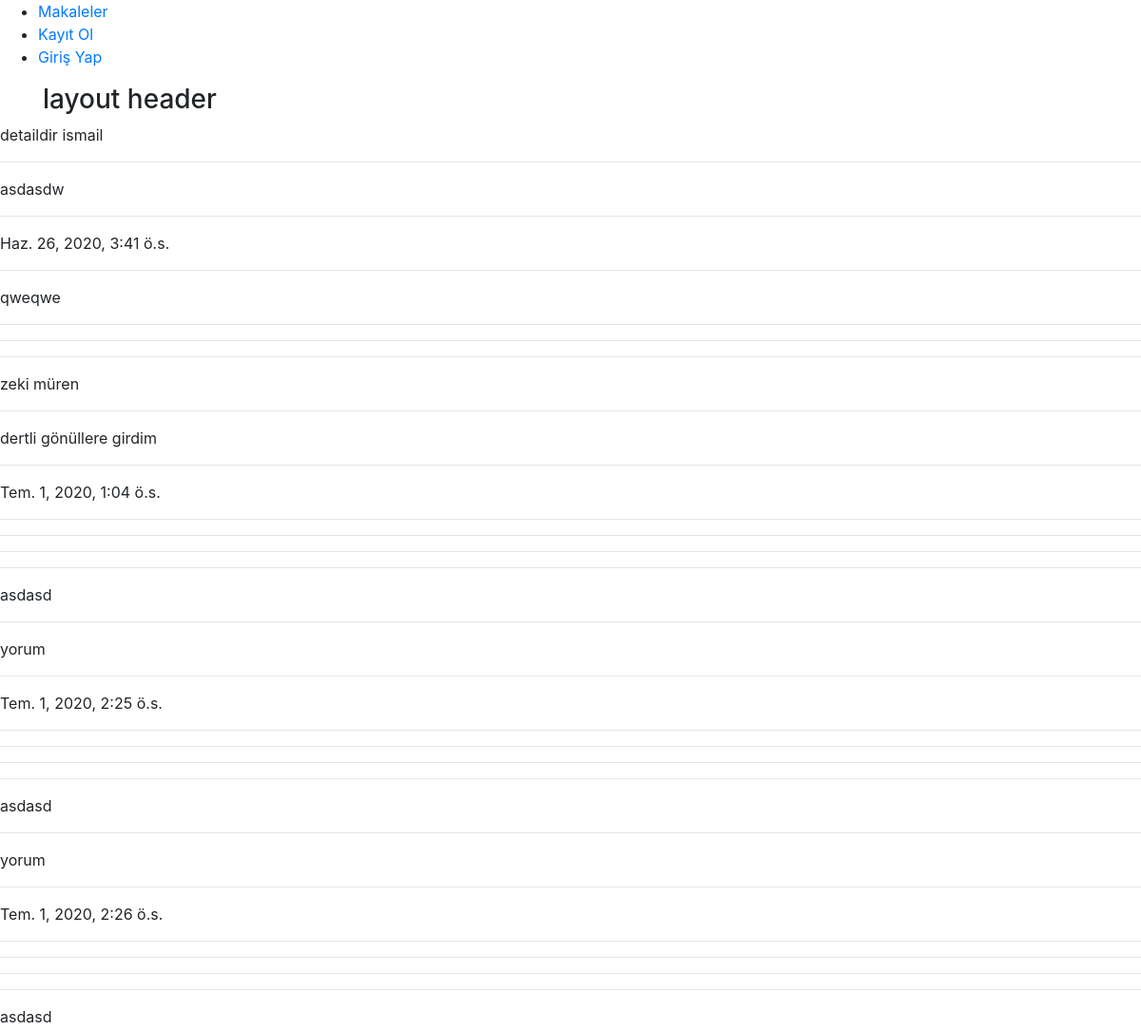
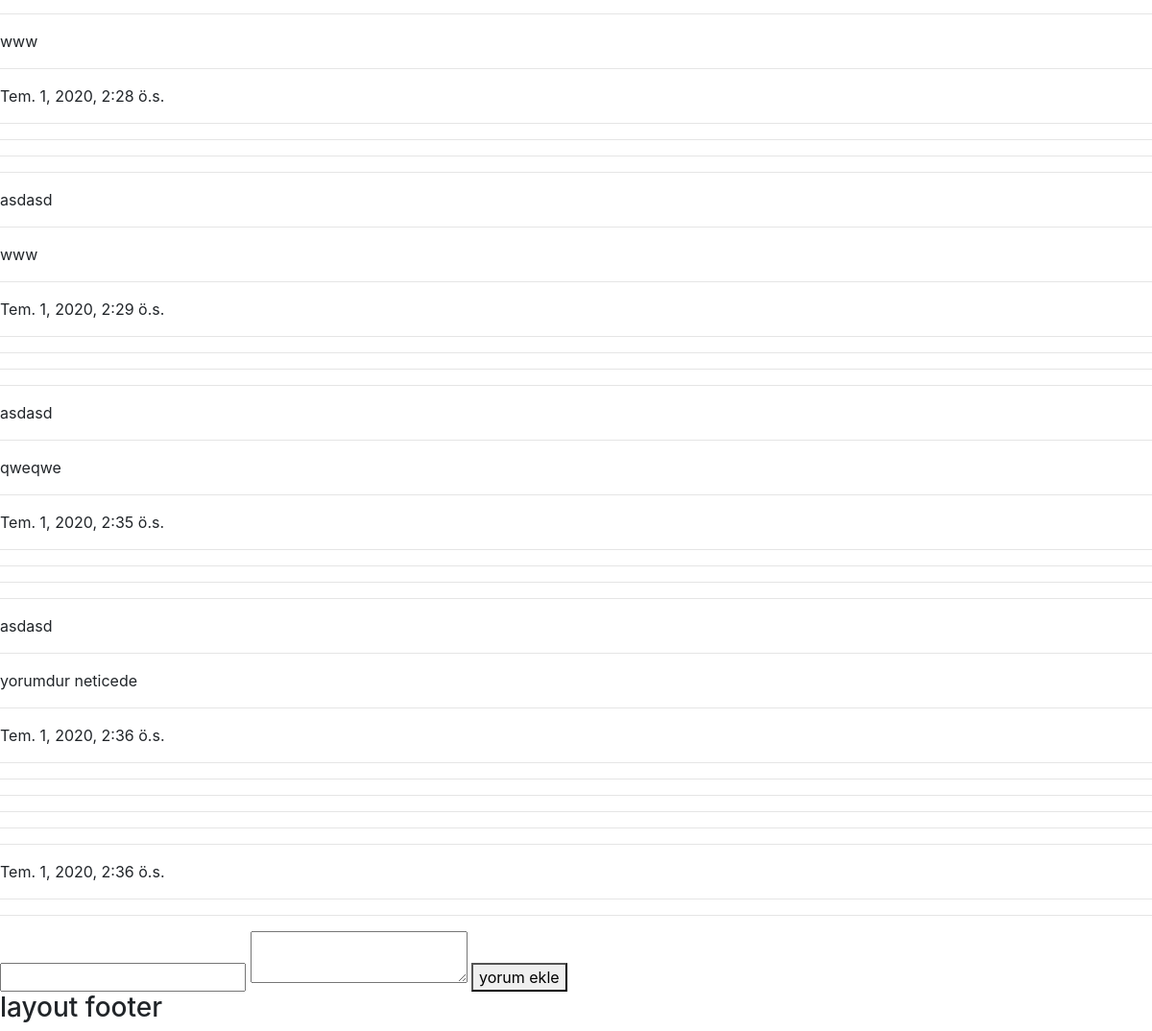
/articles/article/3, run on the app's committed database (2 pictures, top to bottom).
### article/models.py (models this page shows, shortened)
class Article(models.Model):
    author = models.ForeignKey("auth.User", on_delete = models.CASCADE, verbose_name = "Yazar")
    title = models.CharField(max_length = 50, verbose_name = "Başlık")
    content = RichTextField(verbose_name = "İçerik")
    created_date = models.DateTimeField(auto_now_add=True,verbose_name="Oluşturulma Tarihi")
    article_image = models.FileField(blank=True,null=True, verbose_name="resim ekleyin")

class Comment(models.Model):
    article = models.ForeignKey(Article, on_delete=models.CASCADE, related_name="comments",verbose_name = "Makale")
    comment_author = models.CharField(max_length=50,verbose_name="İsim")
    comment_content = models.CharField(max_length=200,verbose_name="Yorum")
    comment_date = models.DateTimeField(auto_now_add=True,verbose_name="Yorum Tarihi")

### article/views.py (the view)
# urls.py: path('article/<int:id>', views.detail, name="detail"),
def detail(request,id):
    article = get_object_or_404(Article,id = id)
    comments = article.comments.all()
    return render(request,"detail.html",{"article" : article,"comments" : comments})

### templates/detail.html (shortened to what this page needs)
{% extends "layout.html" %}
<{% block body %}
detaildir
{{article.author.username}}
<hr>
{{article.title}}
<hr>
{{article.created_date}}
<hr>
{{article.content|safe}}
<hr>
{% for comment in comments %}
<hr><hr>
{{comment.comment_author}}
<hr>
{{comment.comment_content}}
<hr>
{{comment.comment_date}}
<hr><hr>
{% endfor %}
<form method = "post" action="{% url 'article:comment' article.id  %}">
 <input name="comment_author">
 <textarea name="comment_content"></textarea>
 <button type ="submit">yorum ekle</button>
 </form>
{% endblock body %}

### data on the page
Article: author.username "ismail", title "asdasdw", created_date "Haz. 26, 2020, 3:41 ö.s.", content "qweqwe"
Comment: comment_author "zeki müren", comment_content "dertli gönüllere girdim", comment_date "Tem. 1, 2020, 1:04 ö.s."
Comment: comment_author "asdasd", comment_content "yorum", comment_date "Tem. 1, 2020, 2:25 ö.s."
Comment: comment_author "asdasd", comment_content "yorum", comment_date "Tem. 1, 2020, 2:26 ö.s."
Comment: comment_author "asdasd", comment_content "www", comment_date "Tem. 1, 2020, 2:28 ö.s."
Comment: comment_author "asdasd", comment_content "www", comment_date "Tem. 1, 2020, 2:29 ö.s."
Comment: comment_author "asdasd", comment_content "qweqwe", comment_date "Tem. 1, 2020, 2:35 ö.s."
Comment: comment_author "asdasd", comment_content "yorumdur neticede", comment_date "Tem. 1, 2020, 2:36 ö.s."
Comment: comment_date "Tem. 1, 2020, 2:36 ö.s."
